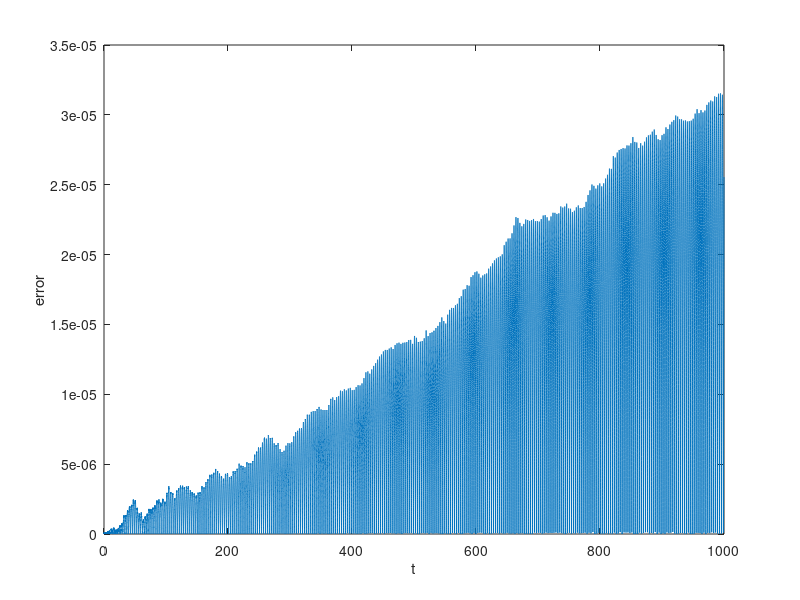

MATLAB code for this plot:
clc;                                               % Clears the screen
clear all;

totalT = 1000;
k = 1;

x(1) = 1;
v = 0;
h = 0.01;
t(1) = 0;
n = totalT / h;
error(1) = 0;
for i = 2 : n
    v_1 = single(v);
    a_1 = single(-k * x(i - 1));
    v_2 = single(v + h / 2 * a_1);
    a_2 = single(-k * (x(i - 1) + h / 2 * v_1));
    v_3 = single(v + h / 2 * a_2);
    a_3 = single(-k * (x(i - 1) + h / 2 * v_2));
    v_4 = single(v + h * a_3);
    a_4 = single(-k * (x(i - 1) + h * v_3));
    x(i) = single(x(i - 1) + h / 6 * ( v_1 + 2 * v_2 + 2 * v_3 + v_4));
    v = single(v + h / 6 * ( a_1 + 2 * a_2 + 2 * a_3 + a_4));
    t(i) = t(i - 1) + h;
    error(i) = abs(cos(t(i)) - x(i));
end 
plot(t, error);
xlabel('t');ylabel('error');

